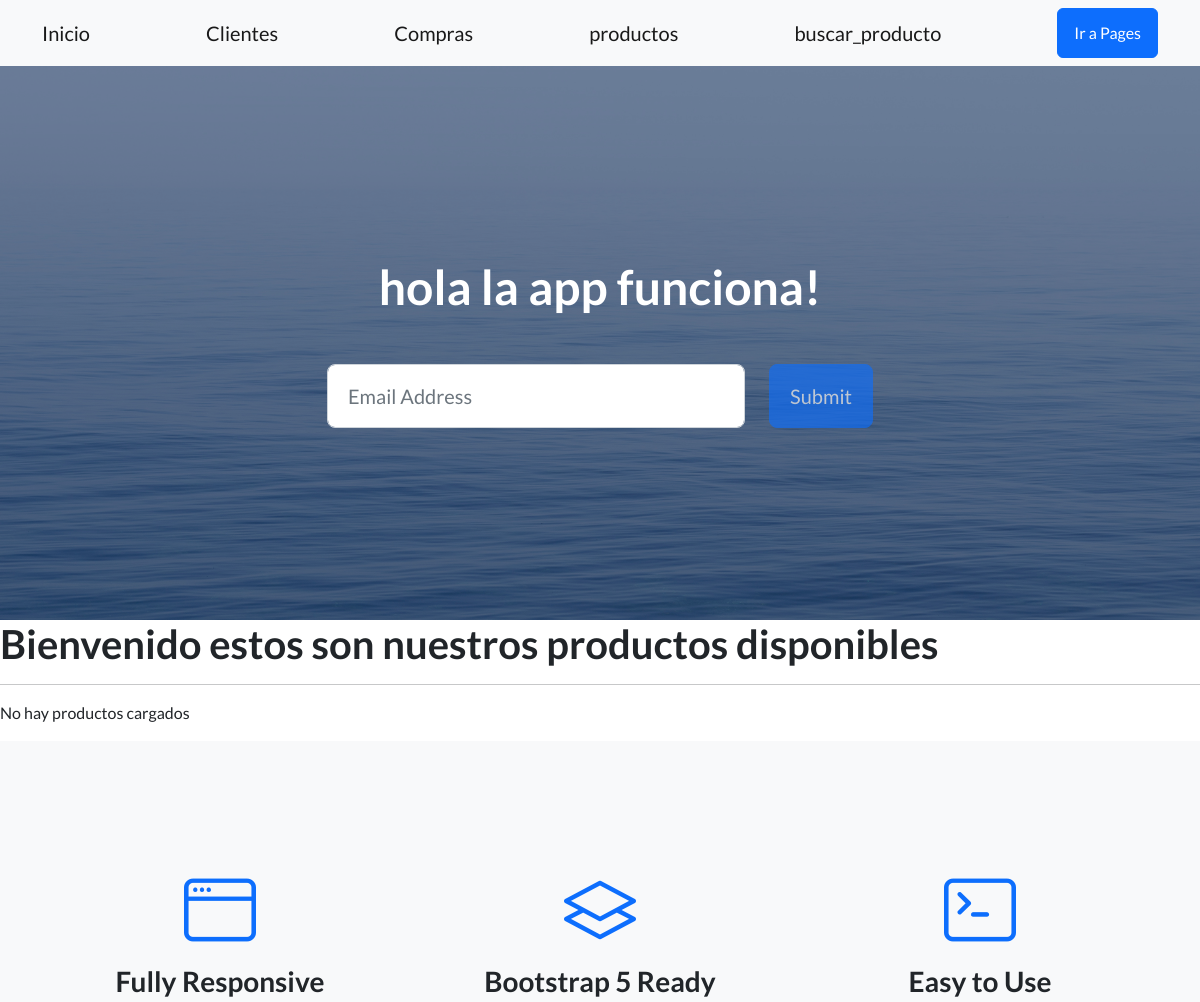
/productos/ (upper part), run on an earlier commit of the app's database.
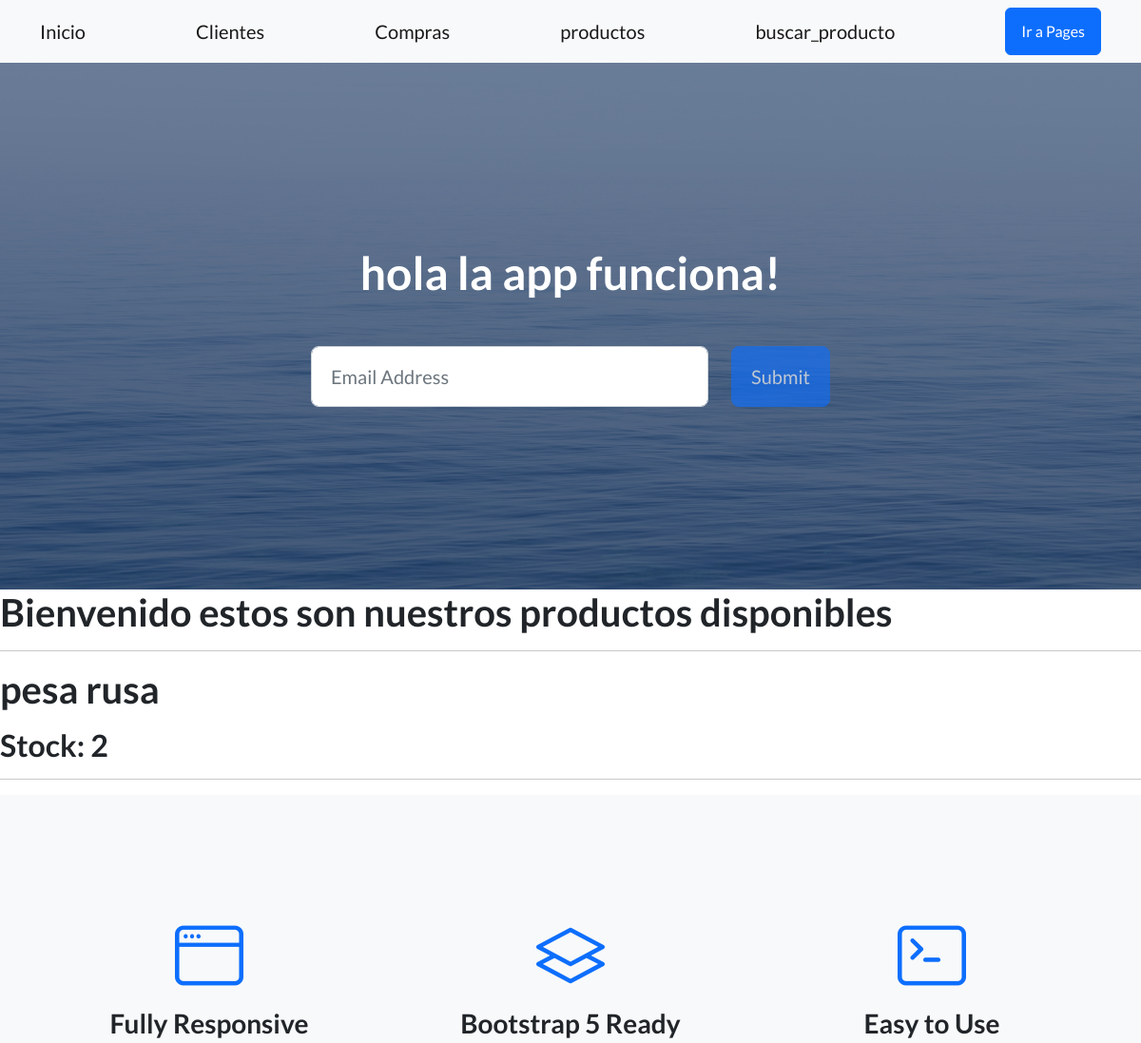
And on a later commit of the database.
### blog/models.py (models this page shows, shortened)
class producto(models.Model):
    nombre_prod = models.CharField(max_length=100)
    precio = models.IntegerField()
    stock = models.IntegerField()

### blog/views.py (the view)
# urls.py: path("productos/", productos, name="productos"),
def productos(request):
    if request.method == "POST":
        form = ProductoForm(request.POST)
        if form.is_valid():
            form.save()
            form = ProductoForm()
    else:
        form = ProductoForm()
    productos = producto.objects.all()
    return render(
        request,
        "blog/form_productos.html",
        {
            "form": form,
            "productos": productos,
        },
    )

### blog/forms.py
class ProductoForm(forms.ModelForm):
    class Meta:
        model = producto
        fields = ['nombre_prod', 'stock', 'precio']

### blog/templates/blog/form_productos.html (shortened to what this page needs)
{% extends "blog/inicio.html" %}
{% load static %}
{% block contenidoQueCambia %}
<h1>Bienvenido estos son nuestros productos disponibles</h1>
<hr>
{% for producto in productos %}
    <h1><p>{{ producto.nombre_prod }}</p></h1>
    <h2><p>Stock: {{ producto.stock }}</p></h2>
    <hr>
{% empty %}
    <p>No hay productos cargados</p>
{% endfor %}
{% endblock %}

What changed in the data, as far as the page shows it:
added producto: nombre_prod "pesa rusa", stock "2"
Also different on the page:
text no longer shown: "No hay productos cargados"
